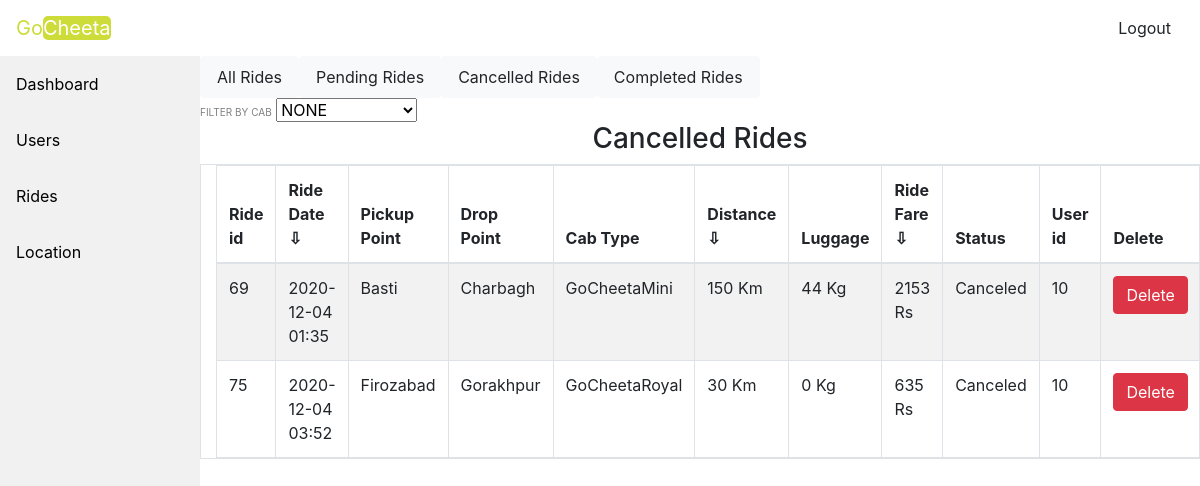
Screenshot of /acanride.php (signed in) with the database file from the repository.
### tables this page shows
CREATE TABLE `ride` (
  `ride_id` int(11) NOT NULL,
  `ride_date` varchar(20) NOT NULL,
  `from_distance` varchar(50) NOT NULL,
  `to_distance` varchar(50) NOT NULL,
  `cab_type` varchar(20) NOT NULL,
  `total_distance` varchar(50) NOT NULL,
  `luggage` varchar(50) NOT NULL,
  `total_fare` varchar(50) NOT NULL,
  `status` int(1) NOT NULL,
  `customer_user_id` int(50) NOT NULL
);

### dbcon.php (called while the page is built, shortened)
<?php
 class dbcon {
    function connect(){
    $this ->conn = mysqli_connect("localhost", "root", "", "gocheeta");
    return $this->conn;
    }
    }
 ?>

### adminwrk.php (called while the page is built, shortened)
<?php
class adminwrk
{
    function canride($conn)
    {
        $sql = "SELECT * FROM ride WHERE status=0";
        $result = $conn->query($sql);
        $appr=array();
        while($row = $result->fetch_assoc()){
            array_push($appr, $row);
        }
        return $appr;
    }
}
?>

### acanride.php (the view, shortened to what this page needs)
<?php
include('adhead.php');
if($_SESSION['userdata']['is_admin']==1){
include('adsidebar.php');
?>
<nav class="nav nav-pills nav-justified col-sm-10">
    <a class="nav-link btn btn-light " href="allrides.php">All Rides</a>
    <a class="nav-link btn btn-light " href="apenride.php" >Pending Rides</a>
    <a class="nav-link btn btn-light " href="acanride.php" >Cancelled Rides</a>
    <a class="nav-link btn btn-light " href="acomride.php">Completed Rides</a>
  </nav>
  <div id="drp" class="row">
  <div class="mr-2" id="cfilt">
  <label for="filter">FILTER BY CAB</label>
  <select name="cfil" id="cfil">
  <option value="" selected>NONE</option>
  </select>
  </div>
  </div>
  <div id="canr">
<h3 class="text-center">Cancelled Rides</h3>
  <table id='tbl2' class="container-fluid col-lg-10 mr-lg-2 table table-responsive table-hover table-bordered table-striped">
      <thead>
          <th>Ride id</th>
          <th onclick="sortTable(1,tbl2)">Ride Date ⇩</th>
          <th>Pickup Point</th>
          <th>Drop Point</th>
          <th>Cab Type</th>
          <th onclick="sortTablen(5,tbl2)">Distance ⇩</th>
          <th>Luggage</th>
          <th onclick="sortTablen(7,tbl2)">Ride Fare ⇩</th>
          <th>Status</th>
          <th>User id</th>
          <th>Delete</th>
      </thead>
      <tbody id="tbl2c">
      <?php
          $adm = new adminwrk();
          $admc = new dbcon();
          $can = $adm->canride($admc->connect());
          foreach($can as $key=>$val)
          {
            echo "<tr><td>".$val['ride_id']."</td><td>".$val['ride_date']."</td><td>".$val['from_distance']."</td><td>".$val['to_distance']."</td><td>".$val['cab_type']."</td><td>".$val['total_distance']." Km</td><td>".$val['luggage']." Kg</td><td>".$val['total_fare']." Rs</td><td>";
            if($val['status']==0)
            {
              echo "Canceled</td>";
            }
            echo  "<td>".$val['customer_user_id']."</td>";
            echo "<td><a class='btn btn-danger' onClick=\"javascript: return confirm('Please confirm deletion');\" href='acanride.php?action=no&id=".$val['ride_id']."'>Delete</a></td></tr></tr>";
          }
      ?>
      </tbody>
  </table>
</div>
<?php }
       else{
         echo '<h1 class="text-center text-weight-bold text-dark">You Are not Authorised</h1>';
       }
include('adfoot.php'); ?>

### style.css (style rules this page uses)
label { font-size: 10px; margin: auto; padding: auto; color: grey; }
th { cursor: pointer; }

### rows the page displays
ride: ride_id "69", ride_date "2020-12-04 01:35", from_distance "Basti", to_distance "Charbagh", cab_type "GoCheetaMini", total_distance "150", luggage "44", total_fare "2153", status "Canceled", customer_user "10"
ride: ride_id "75", ride_date "2020-12-04 03:52", from_distance "Firozabad", to_distance "Gorakhpur", cab_type "GoCheetaRoyal", total_distance "30", luggage "0", total_fare "635", status "Canceled", customer_user "10"
